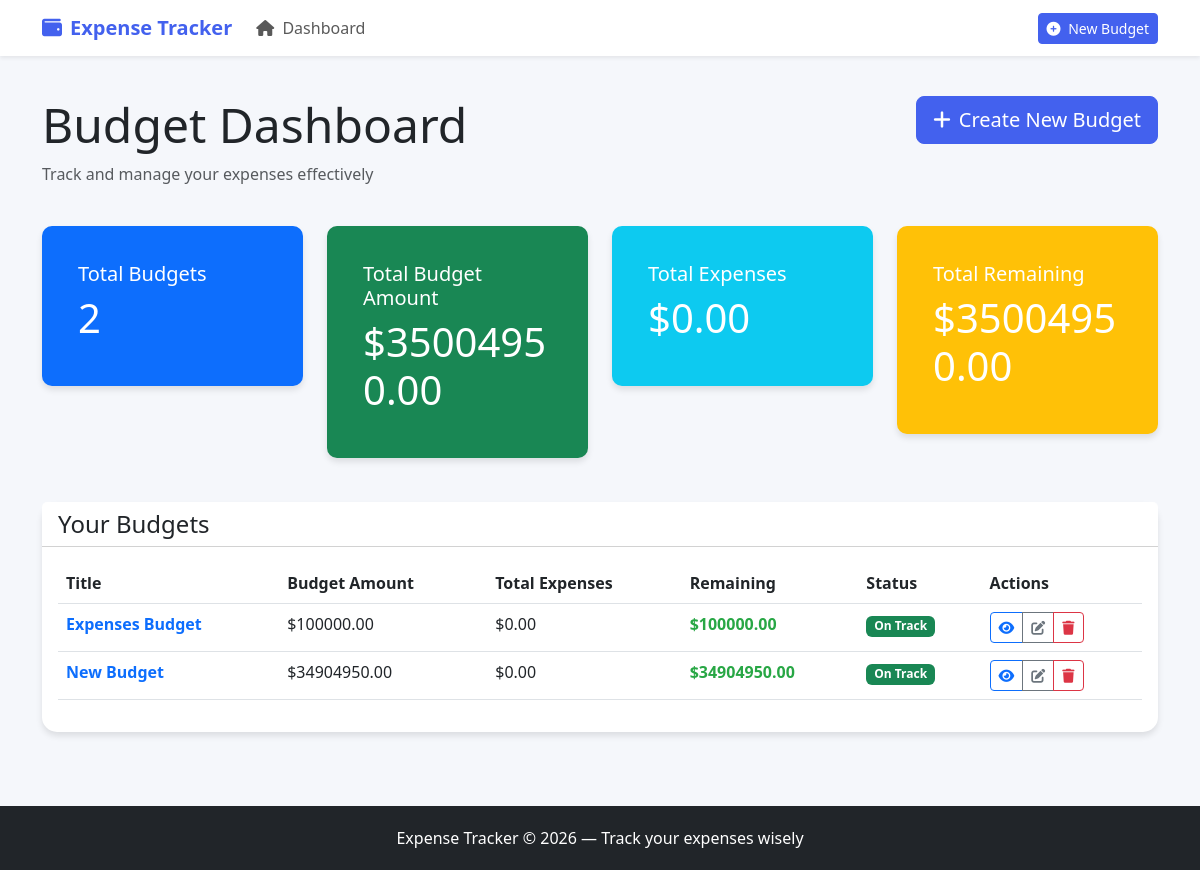
The page / on the database its author committed.
### tracker/models.py (models this page shows, shortened)
class Budget(models.Model):
    title = models.CharField(max_length=200)
    amount = models.DecimalField(max_digits=10, decimal_places=2)
    note = models.TextField(blank=True, null=True)
    created_at = models.DateTimeField(auto_now_add=True)
    updated_at = models.DateTimeField(auto_now=True)
    def total_expenses(self):
        return sum(expense.amount for expense in self.expenses.all())
    def remaining_amount(self):
        return self.amount - self.total_expenses()
    def is_over_budget(self):
        return self.remaining_amount() < 0

### tracker/views.py (the view)
# urls.py: path('', views.BudgetListView.as_view(), name='budget_list'),
class BudgetListView(ListView):
    model = Budget
    template_name = 'tracker/budget_list.html'
    context_object_name = 'budgets'
    def get_context_data(self, **kwargs):
        context = super().get_context_data(**kwargs)
        budgets = context['budgets']
        total_budget_amount = budgets.aggregate(Sum('amount'))['amount__sum'] or 0
        total_expenses = sum(budget.total_expenses() for budget in budgets)
        total_remaining = total_budget_amount - total_expenses
        context.update({
            'total_budget_amount': total_budget_amount,
            'total_expenses': total_expenses,
            'total_remaining': total_remaining,
        })
        return context

### tracker/templates/tracker/budget_list.html (shortened to what this page needs)
{% extends 'base.html' %}
{% load custom_filters %}
{% block content %}
<div class="container">
    <div class="row mb-4">
        <div class="col-md-8">
            <h1 class="display-5">Budget Dashboard</h1>
            <p class="text-muted">Track and manage your expenses effectively</p>
        </div>
        <div class="col-md-4 text-end">
            <a href="{% url 'budget_create' %}" class="btn btn-primary btn-lg">
                <i class="fas fa-plus me-2"></i>Create New Budget
            </a>
        </div>
    </div>
    <div class="row mb-4">
        <div class="col-md-3">
            <div class="card stat-card bg-primary text-white">
                <div class="card-body">
                    <h5 class="card-title">Total Budgets</h5>
                    <h2 class="display-6">{{ budgets.count }}</h2>
                </div>
            </div>
        </div>
        <div class="col-md-3">
            <div class="card stat-card bg-success text-white">
                <div class="card-body">
                    <h5 class="card-title">Total Budget Amount</h5>
                    <h2 class="display-6">${{ total_budget_amount|floatformat:2 }}</h2>
                </div>
            </div>
        </div>
        <div class="col-md-3">
            <div class="card stat-card bg-info text-white">
                <div class="card-body">
                    <h5 class="card-title">Total Expenses</h5>
                    <h2 class="display-6">${{ total_expenses|floatformat:2 }}</h2>
                </div>
            </div>
        </div>
        <div class="col-md-3">
            <div class="card stat-card {% if total_remaining >= 0 %}bg-warning{% else %}bg-danger{% endif %} text-white">
                <div class="card-body">
                    <h5 class="card-title">Total Remaining</h5>
                    <h2 class="display-6">${{ total_remaining|floatformat:2 }}</h2>
                </div>
            </div>
        </div>
    </div>
    <div class="row">
        <div class="col-12">
            <div class="card">
                <div class="card-header bg-white">
                    <h4 class="mb-0">Your Budgets</h4>
                </div>
                <div class="card-body">
                    {% if budgets %}
                        <div class="table-responsive">
                            <table class="table table-hover">
                                <thead>
                                    <tr>
                                        <th>Title</th>
                                        <th>Budget Amount</th>
                                        <th>Total Expenses</th>
                                        <th>Remaining</th>
                                        <th>Status</th>
                                        <th>Actions</th>
                                    </tr>
                                </thead>
                                <tbody>
                                    {% for budget in budgets %}
                                    <tr>
                                        <td>
                                            <strong><a href="{% url 'budget_detail' budget.pk %}" class="text-decoration-none">{{ budget.title }}</a></strong>
                                        </td>
                                        <td>${{ budget.amount|floatformat:2 }}</td>
                                        <td>${{ budget.total_expenses|floatformat:2 }}</td>
                                        <td>
                                            <span class="{% if budget.remaining_amount >= 0 %}profit{% else %}loss{% endif %}">
                                                ${{ budget.remaining_amount|floatformat:2 }}
                                            </span>
                                        </td>
                                        <td>
                                            {% if budget.is_over_budget %}
                                                <span class="badge bg-danger">Over Budget</span>
                                            {% else %}
                                                <span class="badge bg-success">On Track</span>
                                            {% endif %}
                                        </td>
                                        <td>
                                            <div class="btn-group" role="group">
                                                <a href="{% url 'budget_detail' budget.pk %}" class="btn btn-sm btn-outline-primary">
                                                    <i class="fas fa-eye"></i>
                                                </a>
                                                <a href="{% url 'budget_update' budget.pk %}" class="btn btn-sm btn-outline-secondary">
                                                    <i class="fas fa-edit"></i>
                                                </a>
                                                <a href="{% url 'budget_delete' budget.pk %}" class="btn btn-sm btn-outline-danger">
                                                    <i class="fas fa-trash"></i>
                                                </a>
                                            </div>
                                        </td>
                                    </tr>
                                    {% endfor %}
                                </tbody>
                            </table>
                        </div>
                    {% endif %}
                </div>
            </div>
        </div>
    </div>
</div>
{% endblock %}

### tracker/templates/base.html (shortened to what this page needs)
{% load static %}
<!DOCTYPE html>
<html lang="en">
<head>
    <link
        href="https://cdn.jsdelivr.net/npm/bootstrap@5.3.0-alpha1/dist/css/bootstrap.min.css"
        rel="stylesheet"
    >
    <link
        rel="stylesheet"
        href="https://cdnjs.cloudflare.com/ajax/libs/font-awesome/6.4.0/css/all.min.css"
    >
</head>
<body>
<nav class="navbar navbar-expand-lg navbar-light bg-white shadow-sm">
    <div class="container">
        <a class="navbar-brand" href="{% url 'budget_list' %}">
            <i class="fas fa-wallet me-2"></i>Expense Tracker
        </a>
        <div class="collapse navbar-collapse" id="navbarNav">
            <ul class="navbar-nav me-auto">
                <li class="nav-item">
                    <a class="nav-link" href="{% url 'budget_list' %}">
                        <i class="fas fa-home me-1"></i> Dashboard
                    </a>
                </li>
            </ul>
            <div class="d-flex gap-2">
                <a href="{% url 'budget_create' %}" class="btn btn-primary btn-sm">
                    <i class="fas fa-plus-circle me-1"></i> New Budget
                </a>
            </div>
        </div>
    </div>
</nav>
<main class="py-4">
    {% block content %}{% endblock %}
</main>
<footer class="footer">
    <div class="container text-center">
        <p class="mb-0">
            Expense Tracker &copy; {% now "Y" %} — Track your expenses wisely
        </p>
    </div>
</footer>
</body>
</html>

### tracker/templates/base.html (style rules this page uses)
:root { --primary-color: #4361ee; --secondary-color: #3a0ca3; --success-color: #4cc9f0; --danger-color: #f72585; --light-color: #f8f9fa; --dark-color: #212529; }
body { background-color: #f5f7fb; font-family: 'Segoe UI', Tahoma, Geneva, Verdana, sans-serif; }
.navbar-brand { font-weight: 700; color: var(--primary-color) !important; }
.card { border-radius: 15px; box-shadow: 0 4px 6px rgba(0, 0, 0, 0.1); border: none; transition: transform 0.3s ease; }
.btn-primary { background-color: var(--primary-color); border-color: var(--primary-color); }
.profit { color: #28a745; font-weight: bold; }
.stat-card { border-radius: 10px; padding: 20px; margin-bottom: 20px; }
.footer { margin-top: 50px; padding: 20px 0; background-color: var(--dark-color); color: white; }

### rows shown on the page
Budget: title "Expenses Budget", amount "100000.00", total_expenses "0.00", remaining_amount "100000.00", shows "On Track"
Budget: title "New Budget", amount "34904950.00", total_expenses "0.00", remaining_amount "34904950.00", shows "On Track"

### other values the page prints
{{ budgets.count }} "2"
{{ total_budget_amount|floatformat:2 }} "35004950.00"
{{ total_expenses|floatformat:2 }} "0.00"
{{ total_remaining|floatformat:2 }} "35004950.00"
